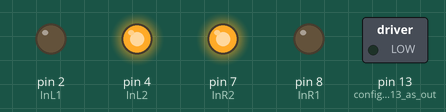
This sketch was run on a simulated Arduino Uno, built with avr-gcc and run on an emulated ATmega328P. On the bench: switched loads named in the sketch (green lamp = pin HIGH), output pins drawn as LEDs (lit = HIGH).

Above: at 2.4 s.
At 5.4 s:
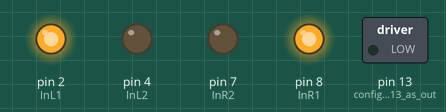
At 12.9 s:
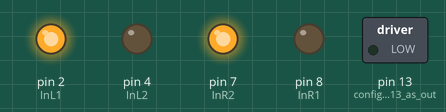
At 17.4 s:
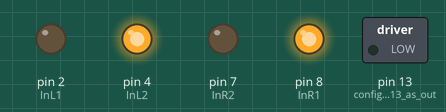
Timing chart, 0 to 24.3 s (numbered marks = the images above):
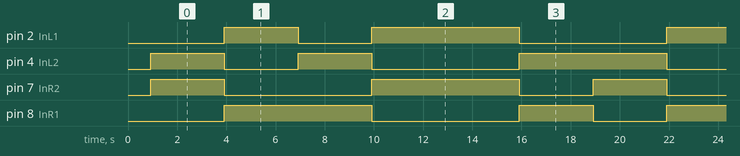

Measured:
- by itself, pin 2 (InL1): repeats every 18.0 s: LOW 3.0 s, HIGH 6.0 s, LOW 6.0 s, HIGH 3.0 s
- by itself, pin 4 (InL2): repeats every 18.0 s: LOW 3.0 s, HIGH 3.0 s, LOW 6.0 s, HIGH 6.0 s
- by itself, pin 7 (InR2): repeats every 18.0 s: LOW 6.0 s, HIGH 6.0 s, LOW 3.0 s, HIGH 3.0 s
- by itself, pin 8 (InR1): repeats every 18.0 s: LOW 6.0 s, HIGH 3.0 s, LOW 3.0 s, HIGH 6.0 s

The sketch:

motorTest.ino
```cpp
 #include <avr/interrupt.h>
#include <avr/io.h>
char temp;

#define InL1            2                      // motor pin
#define InL2            4                      // motor pin

#define InR1            8                       // motor pin
#define InR2            7                       // motor pin

void motorForwardL()
{
    digitalWrite(InL1, LOW);
    digitalWrite(InL2, HIGH);
}
void motorReverseL()
{
    digitalWrite(InL1, HIGH);
    digitalWrite(InL2, LOW);
}

void motorForwardR()
{
    digitalWrite(InR1, LOW);
    digitalWrite(InR2, HIGH);
}
void motorReverseR()
{
    digitalWrite(InR1, HIGH);
    digitalWrite(InR2, LOW);
}


void setup()
{
   pinMode(InL1, OUTPUT);
   pinMode(InL2, OUTPUT);
   pinMode(InR1, OUTPUT);
   pinMode(InR2, OUTPUT);
   for(int i=90;i>=30;i--)
  {
    delay(15);
  }
   pinMode(13, OUTPUT);  // configuring pin 13 as output
   UBRR0 = 103; // for configuring baud rate of 9600bps
   UCSR0C |= (1 << UCSZ01) | (1 << UCSZ00);
// Use 8-bit character sizes
   UCSR0B |= (1 << RXEN0) | (1 << TXEN0) | (1 << RXCIE0);
// Turn on the transmission, reception, and Receive interrupt
   sei();// enable global interrupt
}

void loop()
{

 motorForwardR();
 motorForwardL();
 delay(3000);

 motorReverseR();
 motorReverseL();
 delay(3000);

 motorForwardL();
 motorReverseR();
 delay(3000);

 motorForwardR();
 motorReverseL();
 delay(3000);

 motorForwardR();
 motorReverseL();
 delay(3000);

 motorForwardL();
 motorReverseR();
 delay(3000);
}


ISR(USART_RX_vect)
{
  temp=UDR0;// read the received data byte in temp
}
```
